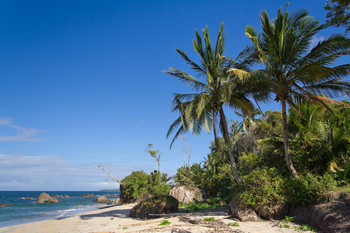
#> input picture codigo_practica1/data/images/beach.png, 350 x 233 px
$ jupyter execute --allow-errors opencv_espazos_cor.ipynb
#> lines starting #> are read from the running program, lines starting #| are printed output that depends on the picture
#  Espazos de cor con OpenCV

### para a materia de Visión Artificial do Grao de Robótica. EPSE de Lugo.

## Benvido ao segundo notebook do tema 2!

Neste módulo cubriremos os conceptos máis fundamentais asociados ás imaxes en cor. Inclúen espazos de cor, canles de cor e algunhas consideracións prácticas asociadas á lectura e visualización de imaxes en cor.

* Lectura e visualización de imaxes en cor [recordatorio]
* División e fusión de canles de cor [recordatorio]
* Conversión a diferentes espazos de cor
* Gardar imaxes [recordatorio]

## Fundamentos sobre os espazos de cor

En termos sinxelos, un espazo de cor é unha organización específica de cores que normalmente representa o espazo de todas as cores posibles percibibles polo sistema visual humano. Un modelo de cor é unha construción matemática para especificar as cores no espazo cunha tupla única de números (normalmente como tres ou catro valores que representan as aportacións relativas das compoñentes da cor). Un modelo de cor pódese pensar como un xeito matemático de navegar por un espazo de cor. Non obstante, é moi común empregar o termo "espazo de cor" para definir colectivamente un modelo de cor xunto cun mapeo específico dese modelo nun espazo de cor absoluto.

Como introdución aos espazos de cor consideraremos os modelos de uso común: o espazo de cor RGB (para vermello, verde, azul), o espazo de cor HSV (para matiz, saturación, valor) e o CIE-Lab (luminancia e dúas oponencias de cores). Estes espazos usan un sistema de coordenadas tridimensional para especificar as cores compoñentes que representan unha tupla e, polo tanto, unha cor única. As compoñentes tamén se denominan canles de cor. Dado que este tipo de imaxes se acostuman a representarse por tres canles de cor con números enteiros, sen signo, de 8 bits para cada canle, os compoñentes de cor individuais poden tomar valores de [0,255]. Polo tanto, podemos representar 16,77 millóns de cores únicas en calquera espazo de cor (256 * 256 * 256).

### Función de OpenCV para manexo de espazos de cor ( cv2.cvtColor )

cv2.cvtColor() é a función empregada para traballar con espazos de cor e imaxes de gris.
** `cvtColor ()` ** Converte unha imaxe dun espazo de cor a outro. Ten en conta que o formato de cor predeterminado en OpenCV, que adoita dchamarse RGB, en realidade é BGR (os bytes invértense). Así, o primeiro byte dunha imaxe en cor estándar (24 bits) será un compoñente azul de 8 bits, o segundo byte será verde e o terceiro byte será vermello. Esta función pódese usar para cambiar simplemente a orde das canles azul e vermella polo espazo de cor RGB, pero tamén se pode usar para converter entre espazos de cor como veremos máis adiante.

#### Sintaxe:

cv2.cvtColor(src, code, dst, dstCn)

Parámeteros:

src: Imaxe cuxo espazo de cor desexamos cambiar.

code: este é o código que identifica a conversión que se vai levar a cabo:

- cv2.COLOR_BGR2GRAY: código para converter imaxe BGR a escala de grises.

- cv2.COLOR_BGR2HSV : código para converter imaxe BGR ao espazo de cor HSV.

- cv2.COLOR_BGR2RGB : código para converter imaxe  BGR ao espazo de cor RGB.

- cv2. cv2.COLOR_BGR2LAB: código para converter imaxe  BGR ao espazo de cor LAB.

1. dst: é a imaxe de saida do mesmo tamña e canles que a imaxe src. É un parámetro opcional.

2. dstCn: Indica o número de canles na imaxe de saída. Se o parámetro é 0 entón o número de canles derivarase automaticamente dende src e code. Parámetro opcional

### <font color="green">ocumentación de OpenCV</font>

[**`cvtColor()`**](https://docs.opencv.org/4.5.2/d8/d01/group__imgproc__color__conversions.html#ga397ae87e1288a81d2363b61574eb8cab)
[**`ColorConversionCodes()`** ](https://docs.opencv.org/4.5.2/d8/d01/group__imgproc__color__conversions.html#ga4e0972be5de079fed4e3a10e24ef5ef0)

<hr style="border:none; height: 4px; background-color:#D3D3D3" />

### Importamos Paquetes

[cell 1]
import matplotlib.pyplot as plt
import cv2

### Función para visualizar imaxes en Jupyter Notebook e Google Colab

[cell 2]
def plt_imshow(title, image):
    # convertemos a imaxe dende BGR ao espazo de cor RGB e a visualizamos
    if len(image.shape) == 3:
        image = cv2.cvtColor(image, cv2.COLOR_BGR2RGB)
    plt.imshow(image, cmap="gray")
    #plt.imshow(image, cmap="jet")
    plt.title(title)
    plt.grid(False)
    plt.show()

[cell 3]
# empregamos un diccionario para pasarlle ao programa a imaxe a cargar
args = {
    "image": "../data/images/beach.png",
}

[cell 4]
# cargamos a imaxe orixinal e a visualizamos
image = cv2.imread(args["image"])
#> image is the input picture: shape (233, 350, 3); mean B, G, R 136, 110.4, 78.6
plt_imshow("RGB", image)

O espazo de cores RGB (ou invertido BGR) ten as seguintes propiedades

- É un espazo de cores aditivo onde as cores se obteñen mediante unha combinación lineal de valores vermello, verde e azul.
- As tres canles están correlacionadas coa cantidade de luz que bate na superficie.

Imos a dividir unha imaxes nas súas compoñentes R, G e B e observa para obter máis información sobre o espazo de cores.

Os problemas inherentes asociados este espazo son:

- non uniformidade perceptiva significativa (se cambiamos a iluminación mantendo mesmo obxecto).
- mestura de datos de crominancia (información relacionada coa cor) e luminancia (información relacionada coa intensidade).

[cell 5]
# Lazo sobre todas as canles e as visualizamos
for (name, chan) in zip(("B", "G", "R"), cv2.split(image)):
    plt_imshow(name, chan)
#> this loop made 3 passes
#> name on passes 1 to 3: 'B', 'G', 'R'
#> pass 1, in plt_imshow (call 2), `plt.show()`:
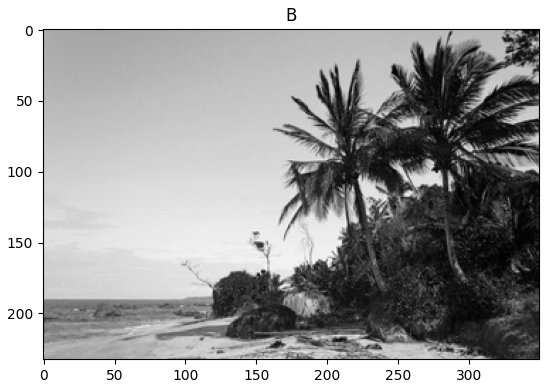
#> figure drawn by matplotlib, 1 panel
#> pass 2, in plt_imshow (call 3), `plt.show()`:
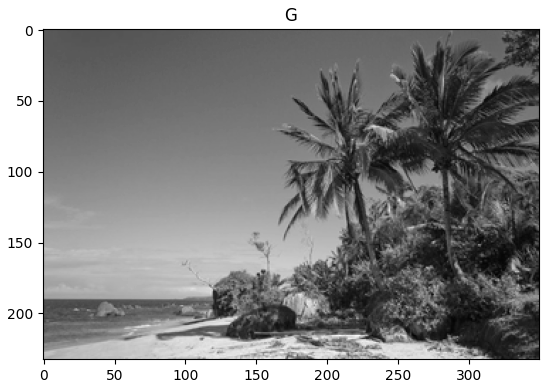
#> figure drawn by matplotlib, 1 panel

O espazo de cores HSV ten as seguintes tres compoñentes:

-H: Matiz (lonxitude de onda dominante).
-S: Saturación (pureza / tons da cor).
-V: Valor (intensidade).

Enumeremos algunhas das súas propiedades:

- Só usa unha canle para describir a cor (H), polo que é moi intuitivo.
- Depende do dispositivo.

A continuación móstranse os compoñentes H, S e V da imaxe.

[cell 6]
# Convertemos a imaxe ao espazo de cor HSV e a visualizamos
hsv = cv2.cvtColor(image, cv2.COLOR_BGR2HSV)
#> hsv: shape (233, 350, 3); mean H, S, V 78, 134.2, 148.7
plt_imshow("HSV", hsv)
#> in plt_imshow (call 5), `image = cv2.cvtColor(image, cv2.COLOR_BGR2RGB)`: image: shape (233, 350, 3); mean H, S, V 148.7, 134.2, 78

# Lazo sobre todas as canles e as visualizamos
for (name, chan) in zip(("H", "S", "V"), cv2.split(hsv)):
	plt_imshow(name, chan)
#> this loop made 3 passes
#> pass 1, in plt_imshow (call 6), `plt.show()`:
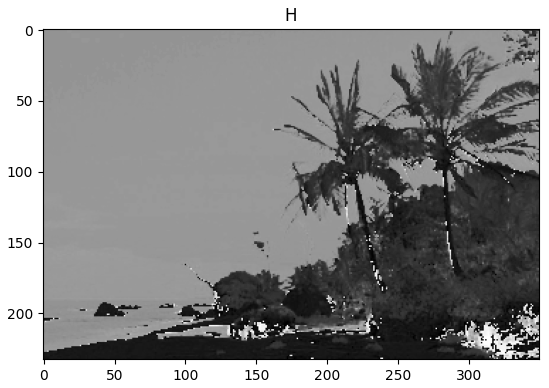
#> figure drawn by matplotlib, 1 panel
#> pass 2, in plt_imshow (call 7), `plt.show()`:
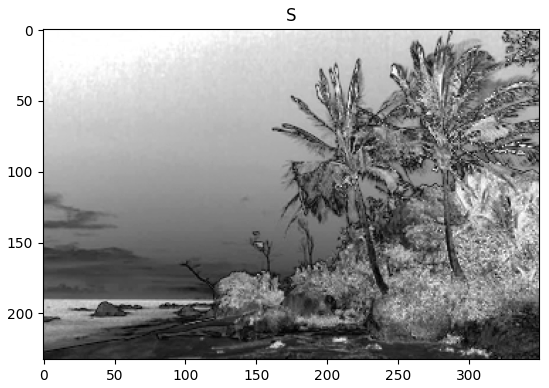
#> figure drawn by matplotlib, 1 panel


# Voltamos a divider a imaxe nas compoñentes B,G,R.
h, s, v = cv2.split(image)
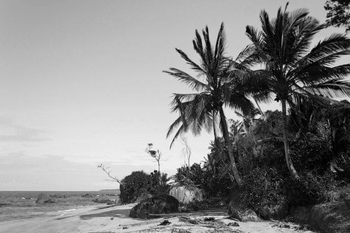
#> h: shape (233, 350); min 0, max 252, mean 136
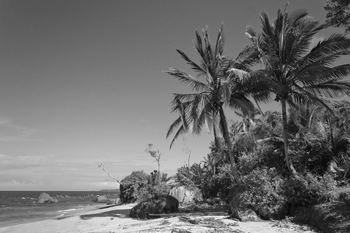
#> s: shape (233, 350); min 4, max 251, mean 110.4
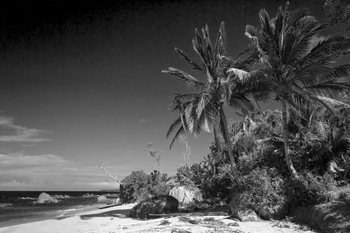
#> v: shape (233, 350); min 0, max 255, mean 78.6

#modificamos as canles e visualizamos
h_new = h + 10
img_hsv_merged = cv2.merge((h_new, s, v))
img_rgb_merged = cv2.cvtColor(img_hsv_merged, cv2.COLOR_HSV2RGB)
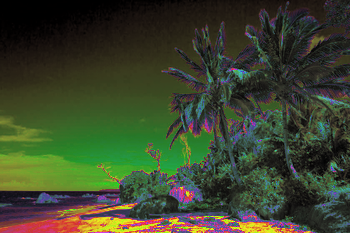
#> img_rgb_merged: shape (233, 350, 3); mean R, G, B 58.8, 68, 43.8

# Visualizamos as canles.
plt.figure(figsize = [20,5])
plt.subplot(141); plt.imshow(h_new, cmap="gray"); plt.title('Canle H')
plt.subplot(142); plt.imshow(s, cmap="gray"); plt.title('Canle S')
plt.subplot(143); plt.imshow(v, cmap="gray"); plt.title('Canle V' )

# Visualizamos a imaxe modificada.
plt.subplot(144); plt.imshow(img_rgb_merged); plt.title('Modificada')

#> (a cell that did not finish here is left out)

[cell 8]
# Convertemos a imaxe ao espazo de cor L*a*b* e a visualizamos
lab = cv2.cvtColor(image, cv2.COLOR_BGR2LAB)
#> lab: shape (233, 350, 3); mean of channels 0, 1, 2 115.3, 128.2, 112.2
plt_imshow("L*a*b*", lab)
#> in plt_imshow (call 9), `image = cv2.cvtColor(image, cv2.COLOR_BGR2RGB)`: image: shape (233, 350, 3); mean of channels 0, 1, 2 112.2, 128.2, 115.3

# Lazo sobre todas as canles e as visualizamos
for (name, chan) in zip(("L*", "a*", "b*"), cv2.split(lab)):
	plt_imshow(name, chan)
#> this loop made 3 passes
#> pass 2, in plt_imshow (call 11), `plt.show()`:
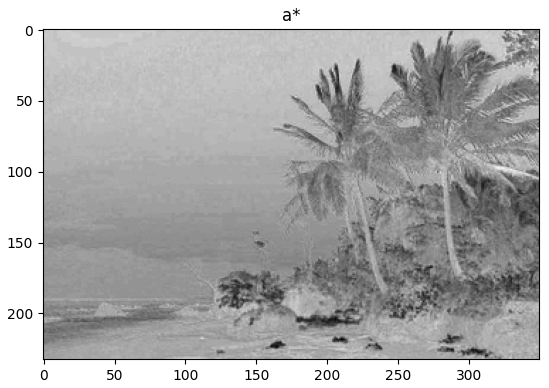
#> figure drawn by matplotlib, 1 panel

Escala de grises

O último espazo de cores que imos discutir non é realmente un espazo de cor: é simplemente a representación en escala de grises dunha imaxe RGB.

Unha representación en escala de grises dunha imaxe desbota a información de cor da imaxe (suma ponderada das bandas de cor) e tamén se pode facer usando a función cv2.cvtColor.

[cell 9]
# visualizamos a imaxe orixinal e a súa versión de gris
gray = cv2.cvtColor(image, cv2.COLOR_BGR2GRAY)
plt_imshow("Orixinal", image)
plt_imshow("Escala de gris", gray)

$ run again, with codigo_practica1/data/images/Lago.jpg saved as codigo_practica1/data/images/beach.png
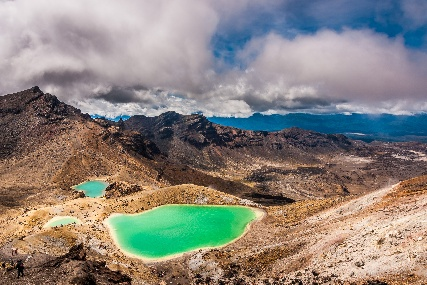
#> input picture codigo_practica1/data/images/Lago.jpg, 427 x 285 px
#> image is the input picture: shape (285, 427, 3); mean B, G, R 125.7, 132.7, 138.7
#> the loop `for (name, chan) in zip(("B", "G", "R"), cv2.split(image)):` made 3 passes
#> name on passes 1 to 3: 'B', 'G', 'R'
#> hsv: shape (285, 427, 3); mean H, S, V 78.2, 84.3, 157.2
#> image: shape (285, 427, 3); mean H, S, V 157.2, 84.3, 78.2
#> the loop `for (name, chan) in zip(("H", "S", "V"), cv2.split(hsv)):` made 3 passes
#> `img_rgb_merged = cv2.cvtColor(img_hsv_merged, cv2.COLOR_HSV2RGB)`:
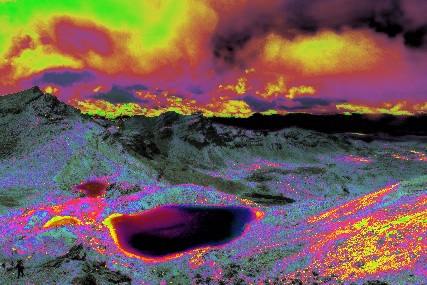
#> img_rgb_merged: shape (285, 427, 3); mean R, G, B 115.1, 90.4, 85.8
#> lab: shape (285, 427, 3); mean of channels 0, 1, 2 142, 131.7, 133.4
#> image: shape (285, 427, 3); mean of channels 0, 1, 2 133.4, 131.7, 142
#> the loop `for (name, chan) in zip(("L*", "a*", "b*"), cv2.split(lab)):` made 3 passes
#> `gray = cv2.cvtColor(image, cv2.COLOR_BGR2GRAY)`:
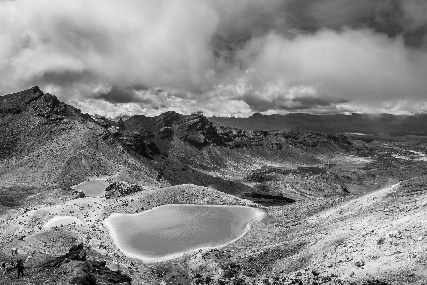
#> gray: shape (285, 427); min 0, max 248, mean 133.7

$ run again, with codigo_practica1/data/images/Apollo-8-Launch.png copied over codigo_practica1/data/images/beach.png
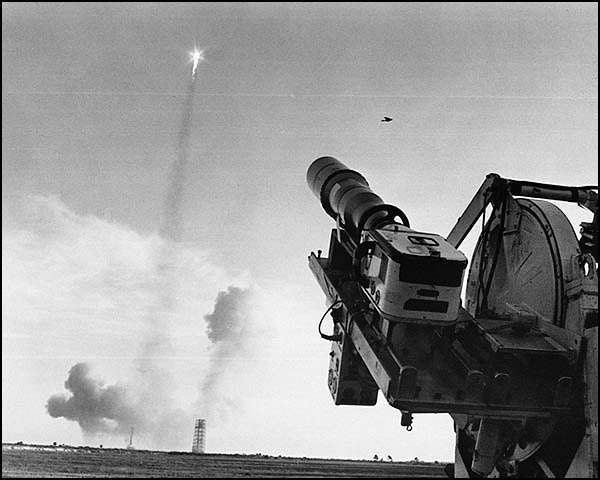
#> input picture codigo_practica1/data/images/Apollo-8-Launch.png, 600 x 480 px
#> image is the input picture: shape (480, 600, 3); min 0, max 255, mean 151.3
#> the loop `for (name, chan) in zip(("B", "G", "R"), cv2.split(image)):` made 3 passes
#> name on passes 1 to 3: 'B', 'G', 'R'
#> hsv: shape (480, 600, 3); mean H, S, V 0, 0, 151.3
#> image: shape (480, 600, 3); mean H, S, V 151.3, 0, 0
#> the loop `for (name, chan) in zip(("H", "S", "V"), cv2.split(hsv)):` made 3 passes
#> pass 1, in plt_imshow (call 6), `plt.show()`:
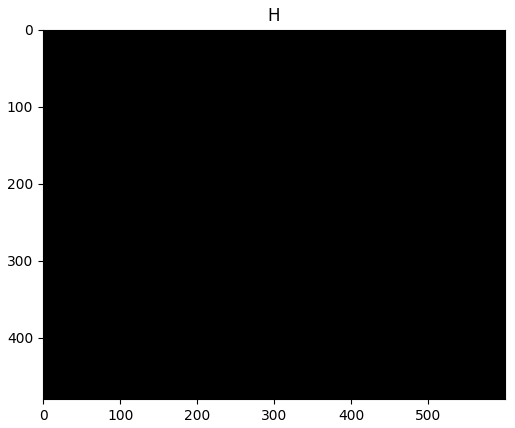
#> figure drawn by matplotlib, 1 panel
#> `[cell 6] # Convertemos a imaxe ao espazo de cor HSV e a visualizamos h..`:
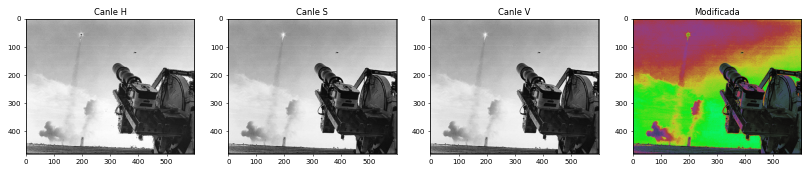
#> figure drawn by matplotlib, 4 panels
#> lab: shape (480, 600, 3); mean of channels 0, 1, 2 155.9, 128, 128
#> image: shape (480, 600, 3); mean of channels 0, 1, 2 128, 128, 155.9
#> the loop `for (name, chan) in zip(("L*", "a*", "b*"), cv2.split(lab)):` made 3 passes
